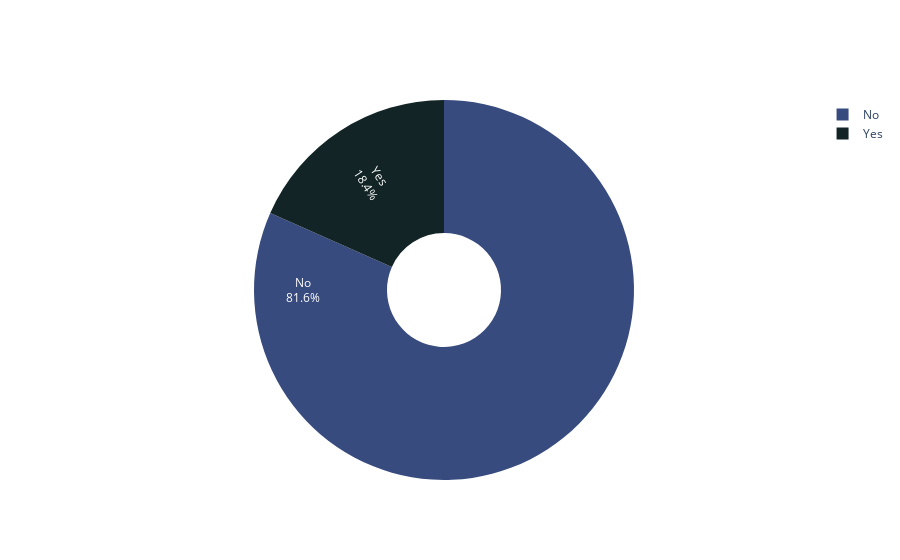
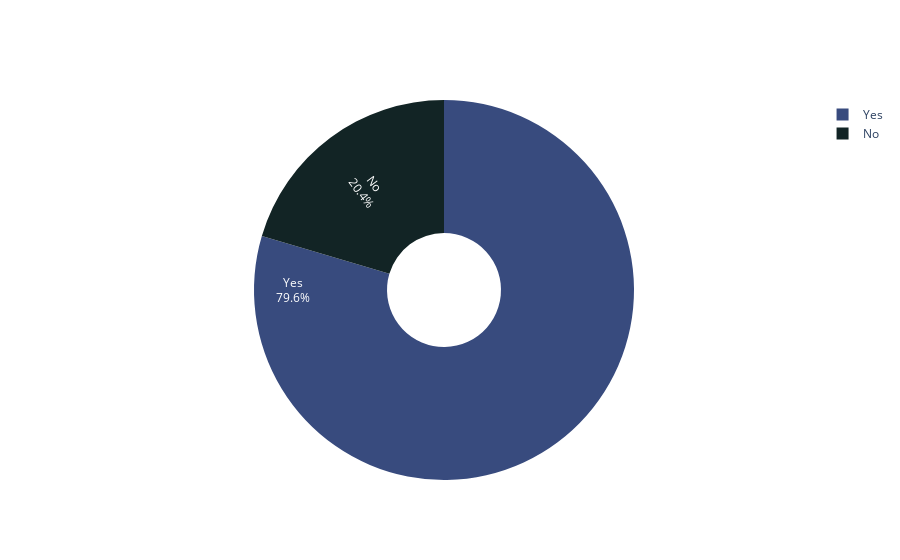

The notebook cell saved with these charts, in order:
### Markdown cell above
# failing a course/exam

### Code cell
course = dataframe["Have you failed a course?"].value_counts()
exam = dataframe["Have you failed a midterm or final before?"].value_counts()
labels = []
values = []
colors = ['rgb(56, 75, 126)', 'rgb(18, 36, 37)']
for i,v in course.items():
    labels.append(i)
    values.append(v)

fig = go.Figure(data=[go.Pie(labels=labels, values=values, textinfo='label+percent',
                             insidetextorientation='radial', marker_colors=colors, hole=.3
                            )])
iplot(fig)

labels = []
values = []
for i,v in exam.items():
    labels.append(i)
    values.append(v)

fig = go.Figure(data=[go.Pie(labels=labels, values=values, textinfo='label+percent',
                             insidetextorientation='radial', marker_colors=colors, hole=.3
                            )])
iplot(fig)

### Figure 1 — Plotly figure (JSON) as saved in the notebook; plotly's stock layout.template omitted (floating-point values rounded to 4 significant figures)
{"data": [{"hole": 0.3, "insidetextorientation": "radial", "labels": ["No", "Yes"], "marker": {"colors": ["rgb(56, 75, 126)", "rgb(18, 36, 37)"]}, "textinfo": "label+percent", "type": "pie", "values": [40, 9]}], "layout": {}}

### Figure 2 — Plotly figure (JSON) as saved in the notebook; plotly's stock layout.template omitted (floating-point values rounded to 4 significant figures)
{"data": [{"hole": 0.3, "insidetextorientation": "radial", "labels": ["Yes", "No"], "marker": {"colors": ["rgb(56, 75, 126)", "rgb(18, 36, 37)"]}, "textinfo": "label+percent", "type": "pie", "values": [39, 10]}], "layout": {}}
